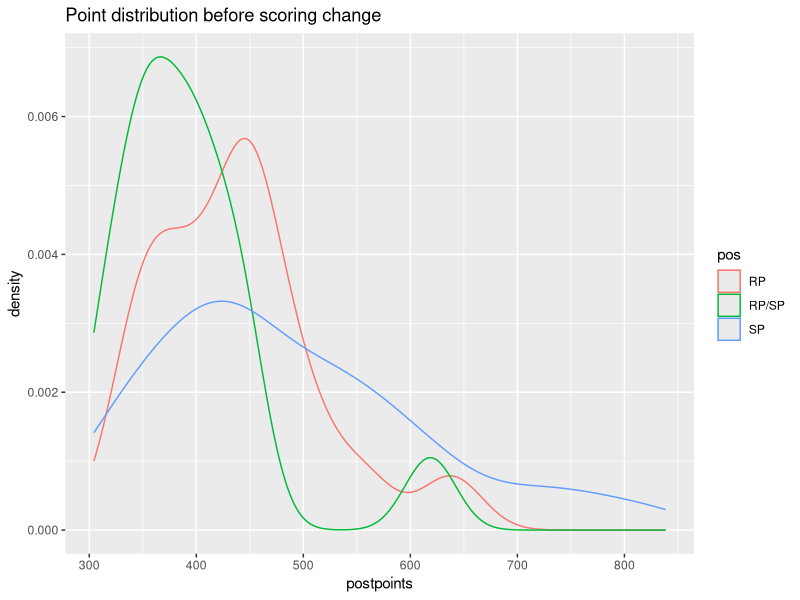
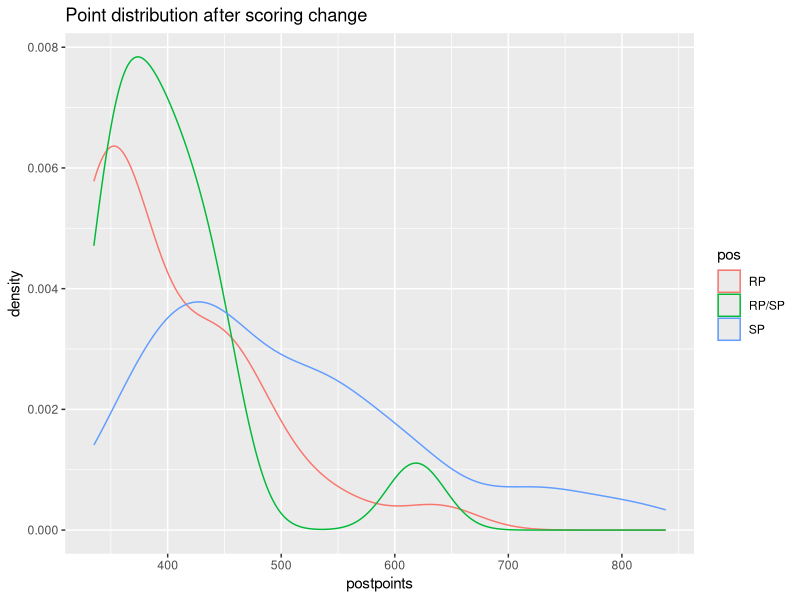
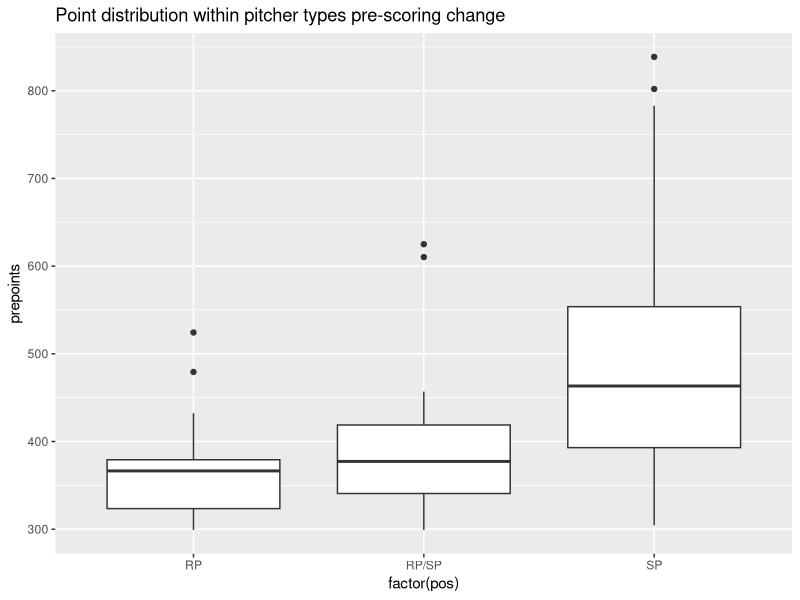
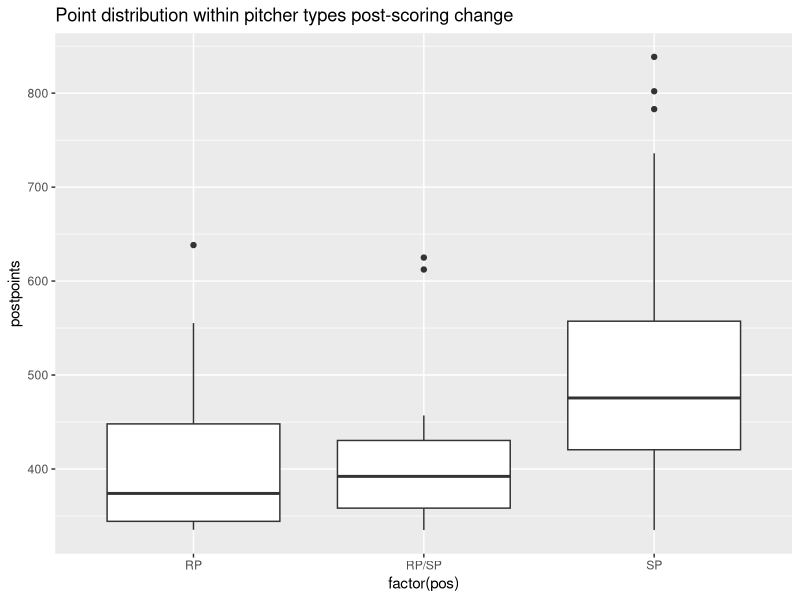

Here is the R script that generated these plots, in order:
## ---- chunk 1
library(gridExtra)
library(ggplot2)
library(data.table)
library(knitr)
library(dplyr)
## ---- chunk 2
# generate pitching point value table:
pt_vals <- c(3,-1,5,-3,5,-3,1,-1,-1,-1,3,3)
names(pt_vals) <- c("IP", "ER", "W", "L", "SV", "BSv", "SO", "H", "BB", "HBP",
                    "QS", "Hold")
pt_edit <- c(3,-1,5,-3,7,-3,1,-1,-1,-1,3,5)
names(pt_edit) <- names(pt_vals)
## ---- chunk 3
kable(pt_vals)
## ---- chunk 4
kable(pt_edit)
## ---- chunk 5
# tables acquired from bbref
# export as csv -> copy/paste into sublime (text editor) and save to wd
std_pitching <- fread("standard_pitching.csv")
start_pitching <- fread("starting_pitching.csv")
rel_pitching <- fread("relief_pitching.csv")
## ---- chunk 6
#show sample data
std_pitching[1:10,]
## ---- chunk 7
rel_pitching[1:10,]
## ---- chunk 8
start_pitching[1:10,]
## ---- chunk 9
tot_all_pitchers <- std_pitching[, .SD[1], by = Name]
tot_rel_pitchers <- rel_pitching[, .SD[1], by = Name]
tot_start_pitchers <- start_pitching[, .SD[1], by = Name]
## ---- chunk 10
hold_rel_pitchers <- tot_rel_pitchers[, .(Name, Hold, BSv)]
qs_start_pitchers <- tot_start_pitchers[, .(Name, QS)]
## ---- chunk 11
setkey(tot_all_pitchers, "Name")
setkey(hold_rel_pitchers, "Name")
setkey(qs_start_pitchers, "Name")

full_pitchers <- hold_rel_pitchers[qs_start_pitchers[tot_all_pitchers]]
## ---- chunk 12
full_pitchers[1:10,]
## ---- chunk 13
# Thanks Matt Dowle
# https://stackoverflow.com/questions/7235657/fastest-way-to-replace-nas-in-a-large-data-table
# plaigarism is bad

cleandt <- function(DT) {
for (j in seq_len(ncol(DT)))
  set(DT, which(is.na(DT[[j]])),j,0)
}

cleandt(full_pitchers)
## ---- chunk 14
# If a pitcher is not in starting pitcher table label as a reliever
# If a pitcher is in starting pitching and in relieving, label as both
# Otherwise label as starter
full_pitchers[, pos:= ifelse(!Name %in% qs_start_pitchers$Name, "RP",
                              ifelse(Name %in% hold_rel_pitchers$Name, "RP/SP",
                                     "SP"))]
full_pitchers
## ---- chunk 15

# prepoints are scores prior to the scoring change
full_pitchers[, prepoints := 
                full_pitchers[, names(pt_vals), with = FALSE] %>%
                as.matrix() %*% pt_vals]

# postpoints are scores post scoring change
full_pitchers[, postpoints := 
                full_pitchers[, names(pt_vals), with = FALSE] %>%
                as.matrix() %*% pt_edit]

# point change is difference
full_pitchers[, ptchange := postpoints - prepoints]
## ---- chunk 16
full_pitchers[, prerank := frankv(full_pitchers[["prepoints"]], order = -1)]
full_pitchers[, postrank := frankv(full_pitchers[["postpoints"]], order = -1)]
full_pitchers[, rankchange := prerank - postrank]
top_pre_pitchers <- full_pitchers[prerank <= 120]
top_post_pitchers <- full_pitchers[postrank <= 120]
## ---- chunk 17
top_pre_pitchers$pos %>% table() %>% kable(caption = "Pre-scoring change
                                           breakdown by pitcher type")
## ---- chunk 18
top_post_pitchers$pos %>% table() %>% kable(caption = "Post-scoring change
                                           breakdown by pitcher type")
## ---- chunk 19
top_post_pitchers[!Name %in% top_pre_pitchers$Name]
## ---- chunk 20
top_pre_pitchers[!Name %in% top_post_pitchers$Name]
## ---- chunk 21
preg <-
  top_pre_pitchers %>%
    ggplot(aes(x = postpoints, color = pos)) +
    geom_density() +
    ggtitle("Point distribution before scoring change")

postg <-
  top_post_pitchers %>%
    ggplot(aes(x = postpoints, color = pos)) +
    geom_density() +
    ggtitle("Point distribution after scoring change")

preg
postg
## ---- chunk 22
top_pre_pitchers %>%
  ggplot(aes(x = factor(pos), y=prepoints)) +
  geom_boxplot() +
  ggtitle("Point distribution within pitcher types pre-scoring change")

top_post_pitchers %>%
  ggplot(aes(x = factor(pos), y=postpoints)) +
  geom_boxplot() +
  ggtitle("Point distribution within pitcher types post-scoring change")
## ---- chunk 23
top_pre_pitchers[pos != "SP"]$prepoints %>% summary()
## ---- chunk 24
top_post_pitchers[pos != "SP"]$postpoints %>% summary()
## ---- chunk 25
#sum all points and divide by 25 weeks * 10 teams
top_pre_pitchers$prepoints %>% sum() / (25*10)
## ---- chunk 26
#do the same thing as before
top_post_pitchers$postpoints %>% sum() / (25*10)
